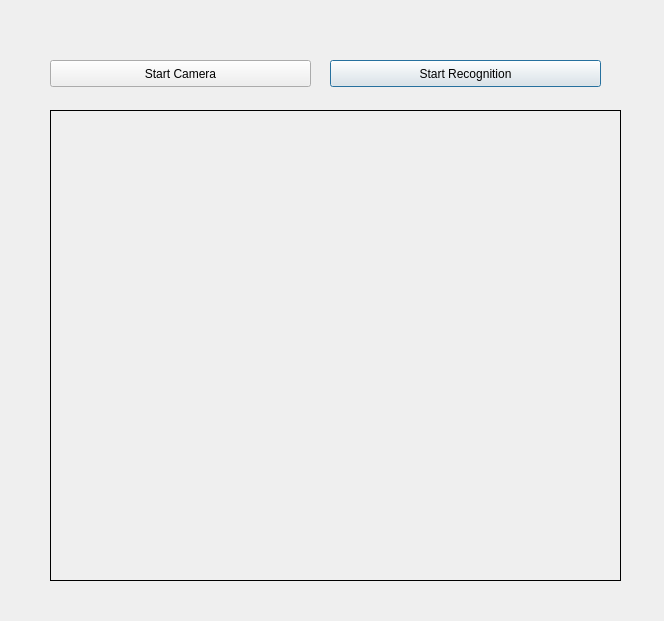
<?xml version="1.0" encoding="UTF-8"?>
<ui version="4.0">
 <class>Dialog</class>
 <widget class="QDialog" name="Dialog">
  <property name="geometry">
   <rect>
    <x>0</x>
    <y>0</y>
    <width>664</width>
    <height>621</height>
   </rect>
  </property>
  <property name="windowTitle">
   <string>Dialog</string>
  </property>
  <widget class="QLabel" name="imglabel">
   <property name="geometry">
    <rect>
     <x>50</x>
     <y>110</y>
     <width>571</width>
     <height>471</height>
    </rect>
   </property>
   <property name="frameShape">
    <enum>QFrame::Box</enum>
   </property>
   <property name="text">
    <string/>
   </property>
  </widget>
  <widget class="QPushButton" name="detectButton">
   <property name="geometry">
    <rect>
     <x>330</x>
     <y>60</y>
     <width>271</width>
     <height>27</height>
    </rect>
   </property>
   <property name="text">
    <string>Start Recognition</string>
   </property>
  </widget>
  <widget class="QPushButton" name="loadimg">
   <property name="geometry">
    <rect>
     <x>50</x>
     <y>60</y>
     <width>261</width>
     <height>27</height>
    </rect>
   </property>
   <property name="text">
    <string>Start Camera</string>
   </property>
  </widget>
 </widget>
 <resources/>
 <connections/>
</ui>
